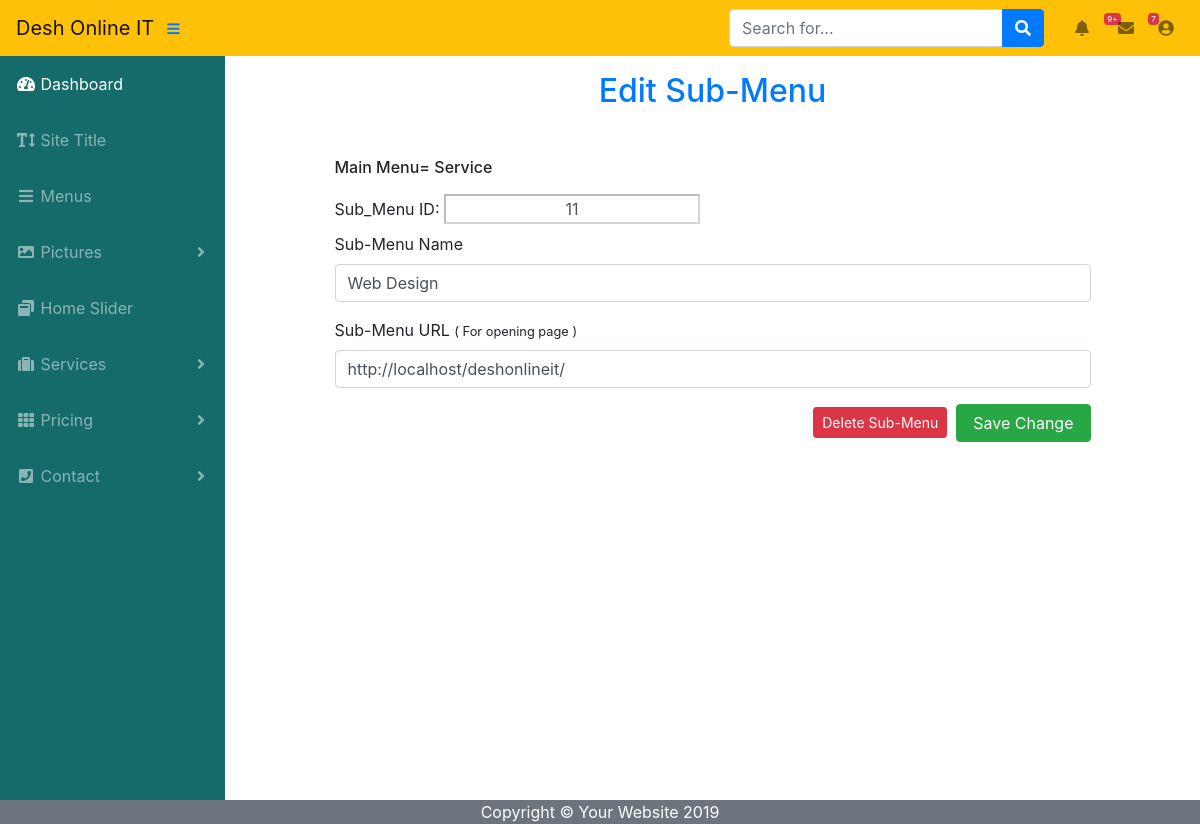
/back-end/edit-submenu.php?submenu-id=11 (signed in), run on the app's committed database.
### tables this page shows
CREATE TABLE `sub_menu` (
  `submenu_id` int(11) NOT NULL,
  `menu_name` varchar(50) NOT NULL,
  `submenu_name` varchar(50) DEFAULT NULL,
  `submenu_url` varchar(200) NOT NULL
);

### back-end/edit-submenu.php (the view, shortened to what this page needs)
<?php
	include('header.php');
	include('sidebar.php');
?>
<div class="container-fluid">
	<div class="text-center text-primary py-3">
		<h2>Edit Sub-Menu</h2>
	</div>
		<?php
		$id=$_GET['submenu-id'];
		$query="select * from sub_menu where submenu_id='$id'";
		$result=$conn->query($query);
		if(mysqli_num_rows($result)>0){
		$sub_col=mysqli_fetch_array($result);
		?>
	<div id="add-slide" class="py-3">
		<form method="post" action="action/edit-submenu-action.php">
			<div>
				<h6>Main Menu= <?php echo $sub_col['menu_name']; ?></h6>
			</div>
			<div class="py-2">
				<span>Sub_Menu ID:</span>
				<input class="text-center bg-white" type="text" name="submenu_id" value="<?php echo $sub_col['submenu_id']; ?>" disabled="disabled" />
			</div>
			<div class="form-group">
				<label for="submenu_name">Sub-Menu Name</label>
				<input class="form-control" type="text" id="submenu_name" name="submenu_name" value="<?php echo $sub_col['submenu_name']; ?>" maxlength="100"/>
			</div>
			<div class="form-group">
				<label for="submenu_url">Sub-Menu URL <small>( For opening page )</small></label>
				<input class="form-control" type="text" id="submenu_url" name="submenu_url" maxlength="200" value="<?php echo $sub_col['submenu_url']; ?>" />
			</div>
			<div class="text-right">
				<a class="btn btn-danger btn-sm" href="delete-submenu.php?submenu-id=<?php echo $sub_col['submenu_id']; ?>">Delete Sub-Menu</a>&nbsp;
				<button class="btn btn-success px-3" type="submit" name="update_submenu">Save Change</button>
			</div>
		</form>
	</div>
<?php
}
 ?>
</div>
<?php
	include('footer.php');
 ?>

### back-end/css/all-page.css (style rules this page uses)
#add-slide { width:80%; margin: 0 auto; }

### data on the page
sub_menu: menu_name "Service", submenu_id "11", submenu_name "Web Design", submenu_url "http://localhost/deshonlineit/"
